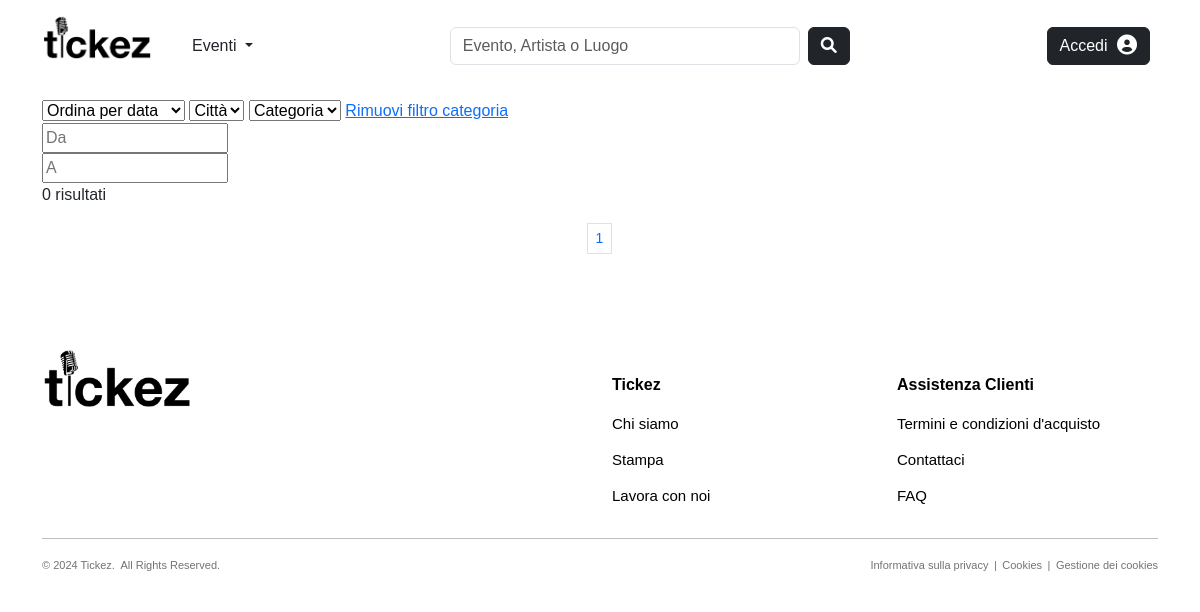
Page /products/events/?category=Concerti on the earlier database version.
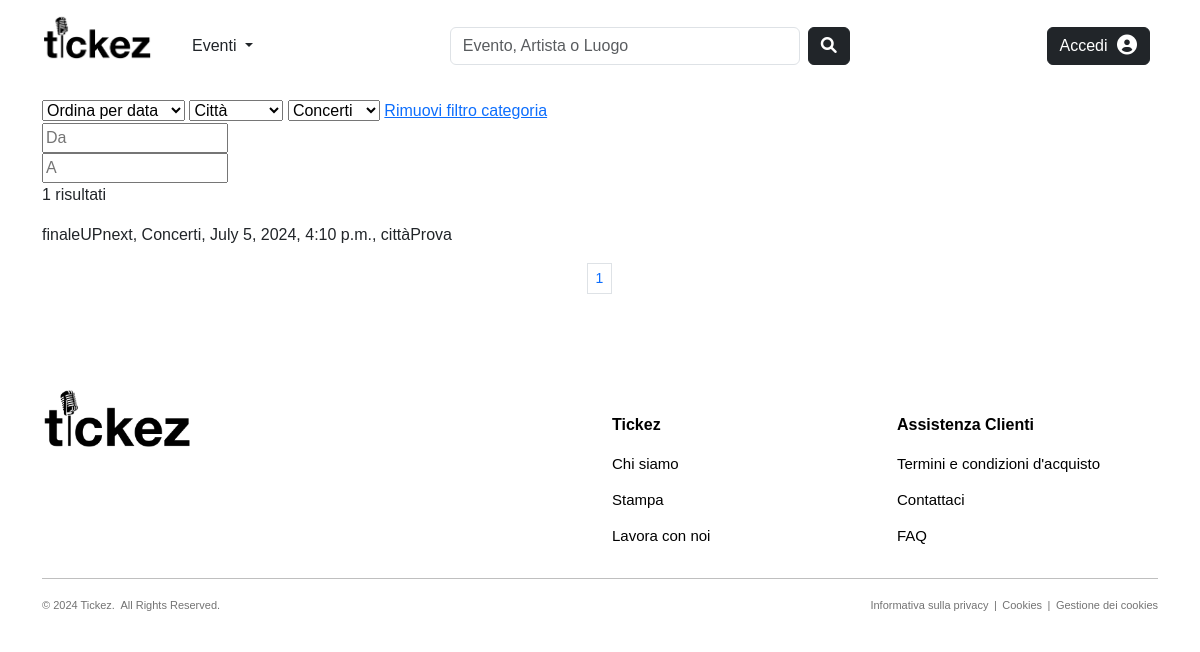
Same page on the later database version.
### products/models.py (models this page shows, shortened)
class Evento(models.Model):
    CATEGORY_CHOICES = [
        ('Concerti', 'Concerti'),
        ('Festival', 'Festival'),
        ('Teatro', 'Teatro')
    ]
    nome = models.CharField(max_length=100, null=False, blank=False)
    slug = models.SlugField(max_length=200, null=False, unique=True, blank=True)
    categoria = models.CharField(max_length=100, choices=CATEGORY_CHOICES, null=False, blank=False)
    descrizione = models.TextField(null=True, blank=True, default='')
    data_ora = models.DateTimeField(null=False, blank=False, default=timezone.now)
    organizzatore = models.ForeignKey(to='users.Organizzatore', on_delete=models.CASCADE, null=False, blank=False, related_name='eventi_organizzati')
    luogo = models.ForeignKey(to='common.Luogo', on_delete=models.CASCADE, null=False, blank=False, related_name='eventi_programmati')
    followers = models.ManyToManyField(to='users.Utente', blank=True, default=None, related_name='eventi_preferiti')
    def get_absolute_url(self):
        return reverse("products:event-details", kwargs={"slug": self.slug, "pk": self.pk})
    class Meta:
        verbose_name_plural = 'Eventi'

### common/models.py (models this page shows, shortened)
class Luogo(models.Model):
    nome = models.CharField(max_length=50, null=False, blank=False)
    slug = models.SlugField(max_length=200, null=False, unique=True, blank=True)
    indirizzo = models.CharField(max_length=255)
    capienza_persone = models.PositiveIntegerField()
    citta = models.CharField(max_length=100)
    stato = models.CharField(max_length=100)
    codice_postale = models.CharField(max_length=30)
    followers = models.ManyToManyField(to='users.Utente', blank=True, default=None, related_name='luoghi_preferiti')
    affittuari = models.ManyToManyField(to='users.Organizzatore', blank=True, default=None, related_name='luoghi_affittati')
    class Meta:
        verbose_name_plural = 'Luoghi'

### products/views.py (the view)
# urls.py: path('events/', views.EventsListView.as_view(), name="events"),
class EventsListView(ListView):
    model = Evento
    template_name = 'products/events.html'
    paginate_by = 3
    def get_queryset(self):
        event_list = super().get_queryset()
        order_by = self.request.GET.get('sort', 'data_ora')
        city = self.request.GET.get('city', '')
        category = self.request.GET.get('category', '')
        from_date = self.request.GET.get('from_date', '')
        until_date = self.request.GET.get('until_date', '')
        event_list = ( self.order_style(event_list, order_by) &
                       self.filter_by_city(event_list, city) &
                       self.filter_by_category(event_list, category) &
                       self.filter_by_date(event_list, from_date, until_date)
        )
        return event_list
    def order_style(self, queryset, order_by):
        if order_by == 'nome':
            return queryset.order_by('nome')
        else:
            return queryset.order_by('data_ora')
    def filter_by_city(self, queryset, city):
        if city:
            return queryset.filter(luogo__citta__icontains=city)
        return queryset
    def filter_by_category(self, queryset, category):
        if category:
            return queryset.filter(categoria=category)
        return queryset
    def filter_by_date(self, queryset, from_date, until_date):
        if from_date:
            queryset = queryset.filter(data_ora__gte=datetime.strptime(from_date, '%d/%m/%Y'))
        if until_date:
            queryset = queryset.filter(data_ora__lte=datetime.strptime(until_date, '%d/%m/%Y'))
        return queryset
    def get_context_data(self, **kwargs):
        context = super().get_context_data(**kwargs)
        context['current_sort'] = self.request.GET.get('sort', 'data_ora')
        context['current_city'] = self.request.GET.get('city', '')
        context['current_category'] = self.request.GET.get('category', '')
        context['cities'] = sorted(Evento.objects.values_list('luogo__citta', flat=True).distinct())
        context['categories'] = sorted(Evento.objects.values_list('categoria', flat=True).distinct())
        context['current_from'] = self.request.GET.get('from_date', '')
        context['current_until'] = self.request.GET.get('until_date', '')
        return context

### products/templates/products/events.html (shortened to what this page needs)
{% extends "base.html" %}
{% block content %}
    <div class="container">
        <form method="GET">
            <select name="sort" id="sort" onchange="this.form.submit()">
                <option value="data_ora" {% if current_sort == 'data_ora' %} selected {% endif %}>Ordina per data</option>
            </select>
            <select name="city" id="city" onchange="this.form.submit()">
                <option value="" selected disabled hidden>Città</option>
            </select>
            <select name="category" id="category" onchange="this.form.submit()">
                <option value="" selected disabled hidden>Categoria</option>
                {% for c in categories %}
                    <option value={{ c }} {% if current_category == c %} selected {% endif %}>{{ c }}</option>
                {% endfor %}
            </select>
            {% if request.GET.category %}
                <a href="?{% for key, value in request.GET.items %}{% if key != 'category' %}{{ key }}={{ value }}{% if not forloop.last %}&{% endif %}{% endif %}{% endfor %}">Rimuovi filtro categoria</a>
            {% endif %}
            <div>
                <input type="text" placeholder="Da" {% if request.GET.from_date %} value="{{ request.GET.from_date }}" {% endif %} id="from_date" name="from_date" class="datepicker" readonly onchange="this.form.submit()">
            </div>
            <div>
                <input type="text" placeholder="A" {% if request.GET.until_date %} value="{{ request.GET.until_date }}" {% endif %} id="until_date" name="until_date" class="datepicker" readonly onchange="this.form.submit()">
            </div>
        </form>
        <p>{{view.get_queryset.count}} risultati</p>
        {% for e in page_obj %}
            <a href="{{ e.get_absolute_url }}" style="text-decoration: none; color: inherit;">
                <p>{{e.nome}}, {{e.categoria}}, {{e.data_ora}}, {{e.luogo.citta}}</p>
            </a>
        {% endfor %}
        <nav aria-label="Page navigation">
            <ul class="pagination pagination-sm justify-content-center">
              {% for p in paginator.page_range %}
                <li class="page-item {% if request.GET.page|stringformat:"s" == p|stringformat:"s" %} active {% endif %}">
                    <a class="page-link" href="?{% for key, value in request.GET.items %}{% if key != 'page' %}{{ key }}={{ value }}&{% endif %}{% endfor %}page={{ p }}">{{ p }}</a></li>
              {% endfor %}
            </ul>
        </nav>
    </div>
{% endblock %}

### templates/base.html (shortened to what this page needs)
<!DOCTYPE html>
<html lang="en">
  <head>
    {% load static %}
    <link rel="stylesheet" href="https://cdn.jsdelivr.net/npm/bootstrap@5.3.3/dist/css/bootstrap.min.css"/>
    <link rel="stylesheet" type="text/css" href="{% static 'css/style.css' %}" />
    <link rel="stylesheet" href="https://cdnjs.cloudflare.com/ajax/libs/font-awesome/6.0.0-beta3/css/all.min.css">
    <link rel="stylesheet" href="https://cdnjs.cloudflare.com/ajax/libs/bootstrap-datepicker/1.9.0/css/bootstrap-datepicker.min.css">
  </head>
  <body>
    {% include 'navbar.html' %}
    <br/>
    {% block content %} {% endblock %}
    <br/><br/>
    {% include 'footer.html' %}
  </body>
</html>

### templates/navbar.html (shortened to what this page needs)
<nav class="navbar navbar-light" style="background-color: #ffffff; padding:10px 30px;">
    <div class="container-fluid d-flex justify-content-between align-items-end">
        <div class="d-flex align-items-end">
            <a class="navbar-brand" href="/">
                <img src="/static/images/tickez_logo.jpg" alt="tickez logo" width="110">
            </a>
            <div class="dropdown d-inline ms-4" style="margin-bottom: 7px;">
                <a class="nav-link dropdown-toggle" href="#" role="button" data-bs-toggle="dropdown" aria-expanded="false">
                    Eventi
                </a>
            </div>
        </div>
        <div>
            <form class="d-flex w-100 ms-3 me-3" method="GET" action="{% url 'common:search-results' %}">
                <input class="form-control me-2" type="search" name="keywords" placeholder="Evento, Artista o Luogo" aria-label="Search" style="width: 350px;">
                <button class="btn btn-dark" type="submit"><i class="fas fa-search"></i></button>
            </form>
        </div>
        <div>
            {% if user.is_authenticated %}
            <a href="#" class="btn btn-dark me-2">
                <span style="margin-right: 5px;">{{ user }}</span>
                <i class="fas fa-user-circle fa-lg"></i>
            </a>
            <form id="logout-form" method="POST" action="{% url 'logout' %}" style="display: inline;">
                {% csrf_token %}
                <button type="submit" class="btn btn-dark">
                    <i class="fas fa-sign-out-alt"></i>
                </button>
            </form>
            {% else %}
            <a href="{% url 'login' %}" class="btn btn-dark me-2">
                <span style="margin-right: 5px;">Accedi</span>
                <i class="fas fa-user-circle fa-lg"></i>
            </a>
            {% endif %}
        </div>
    </div>
</nav>

### templates/footer.html
<footer class="site-footer">
    <div class="container">
      <div class="row">
        <div class="col-md-6 col-sm-12">
          <a href="/"><img width="150" heigth="150" src="/static/images/tickez_logo.jpg"/></a>
        </div>
        <div class="col-md-3 col-xs-12">
          <h6>Tickez</h6>
          <ul class="footer-links">
            <li><p>Chi siamo</p></li>
            <li><p>Stampa</p></li>
            <li><p>Lavora con noi</p></li>
          </ul>
        </div>
        <div class="col-md-3 col-xs-12">
          <h6>Assistenza Clienti</h6>
          <ul class="footer-links">
            <li><p>Termini e condizioni d'acquisto</p></li>
            <li><p>Contattaci</p></li>
            <li><p>FAQ</p></li>
          </ul>
        </div>
      </div>
      <hr>
    </div>
    <div class="container">
      <div class="row">
        <div class="col-md-6 col-xs-12">
          <p class="copyright-text">&copy; 2024 Tickez.&ensp;All Rights Reserved.</p>
        </div>
        <div class="col-md-6 col-xs-12">
            <p class="cookies-text">Informativa sulla privacy&ensp;|&ensp;Cookies&ensp;|&ensp;Gestione dei cookies</p>
        </div>
      </div>
    </div>
</footer>

### static/css/style.css (style rules this page uses)
body { font-family: 'Helvetica', 'Arial', sans-serif; }
.site-footer { background-color:#ffffff; padding:30px 0 10px; font-size:15px; line-height:20px; color:#000000; }
.site-footer h6 { color:#000000; font-weight:600; font-size:16px; margin-top:27px; margin-bottom:20px; }
.footer-links { padding-left:0; list-style:none }
.footer-links li { display:block }
.copyright-text { font-size:11px; color:#737373; margin:0 }
.cookies-text { font-size:11px; color:#737373; margin:0 }
@media (min-width: 768px) { .cookies-text { text-align: right; } }

Differences in the rows shown:
added Evento: nome "finaleUPnext", categoria "Concerti", data_ora "July 5, 2024, 4:10 p.m.", luogo.citta "cittàProva"
Other differences:
form field category: "Categoria" → "Concerti"
{{ view.get_queryset.count }}: "0" → "1"
